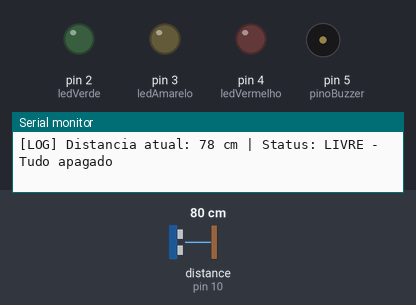
Simulated run of this sketch. Board: Arduino Uno, built with avr-gcc and run on an emulated ATmega328P. Parts: output pins drawn as LEDs (lit = HIGH), buzzer (waves = sounding, pin HIGH), the last lines printed to the serial monitor. Wiring (inferred from the names in the program): ultrasonic range finder: trigger pin 9; echo pin 10. The inputs (shaded band) are chosen by the test bench; at power-on: distance to the obstacle (sensor on pin 10) 80 cm. The echo pulse lasts 58.3 µs per cm; pins used as bus, display or sensor lines are not drawn.

Above: at 1.2 s.
1.3 s: distance to the obstacle (sensor on pin 10) set to 36 cm
4.3 s: distance to the obstacle (sensor on pin 10) set to 30 cm
At 4.8 s:
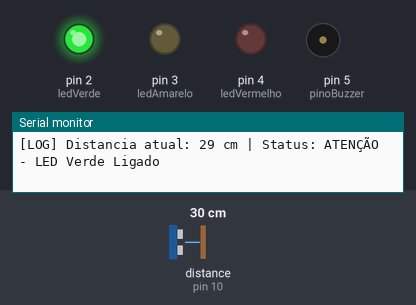
7.3 s: distance to the obstacle (sensor on pin 10) set to 18 cm
10.3 s: distance to the obstacle (sensor on pin 10) set to 15 cm
At 10.5 s:
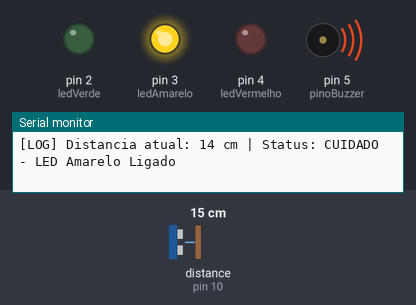
13.3 s: distance to the obstacle (sensor on pin 10) set to 8 cm
16.3 s: distance to the obstacle (sensor on pin 10) set to 5 cm
At 16.45 s:
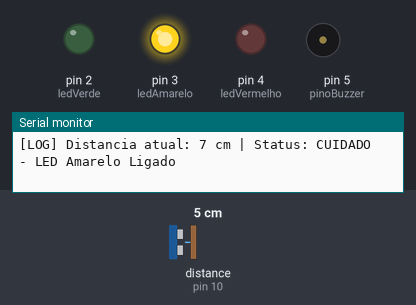
At 17.5 s:
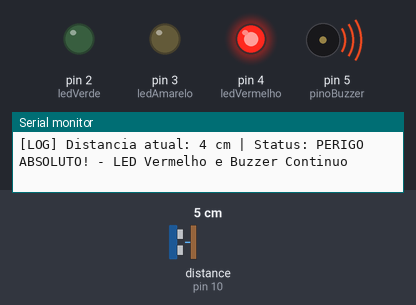
Timing chart, 0 to 19.0 s (numbered marks = the images above; inputs shaded):
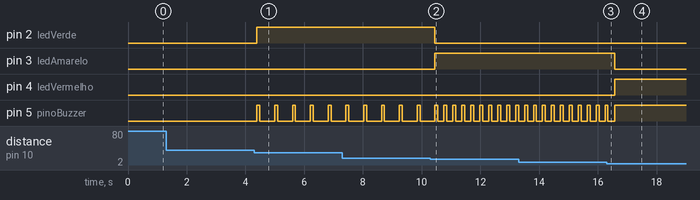

The sketch:

codigo.ino
```cpp
// Definição dos pinos do Sensor Ultrassônico
const int pinoTrig = 9;
const int pinoEcho = 10;

// Definição dos pinos dos LEDs
const int ledVerde   = 2;
const int ledAmarelo = 3;
const int ledVermelho = 4;

// Definição do pino do Buzzer (Som)
const int pinoBuzzer = 5;

// Variáveis para o cálculo da distância
long duracao;
int distancia;

void setup() {
  // Configuração dos pinos do sensor
  pinMode(pinoTrig, OUTPUT);
  pinMode(pinoEcho, INPUT);

  // Configuração dos pinos de saída
  pinMode(ledVerde, OUTPUT);
  pinMode(ledAmarelo, OUTPUT);
  pinMode(ledVermelho, OUTPUT);
  pinMode(pinoBuzzer, OUTPUT);

  // --- INICIALIZAÇÃO DO MONITOR SERIAL ---
  Serial.begin(9600);
  Serial.println("=========================================");
  Serial.println("  SISTEMA INICIALIZADO: SENSOR DE RÉ     ");
  Serial.println("=========================================");
}

void loop() {
  // Limpa o pino Trig
  digitalWrite(pinoTrig, LOW);
  delayMicroseconds(2);

  // Envia um pulso de 10 microssegundos para ativar o sensor
  digitalWrite(pinoTrig, HIGH);
  delayMicroseconds(10);
  digitalWrite(pinoTrig, LOW);

  // Lê o tempo que o eco demorou para voltar
  duracao = pulseIn(pinoEcho, HIGH);

  // Calcula a distância em centímetros
  distancia = duracao * 0.034 / 2;

  // --- ENVIANDO LOGS PARA O MONITOR SERIAL ---
  Serial.print("[LOG] Distancia atual: ");
  Serial.print(distancia);
  Serial.print(" cm | Status: ");

  // --- LÓGICA DO SENSOR DE ESTACIONAMENTO + LOGS ---

  if (distancia > 30 || distancia <= 0) {
    // Caso 1: Muito longe (Mais de 30cm)
    Serial.println("LIVRE - Tudo apagado");
    desligarTudo();
  }
  else if (distancia <= 30 && distancia > 15) {
    // Caso 2: Longe (Entre 16cm e 30cm)
    Serial.println("ATENÇÃO - LED Verde Ligado");
    desligarTudo();
    digitalWrite(ledVerde, HIGH);
    bipar(100, 500); // Bipa por 100ms e espera 500ms
  }
  else if (distancia <= 15 && distancia > 5) {
    // Caso 3: Atenção/Perto (Entre 6cm e 15cm)
    Serial.println("CUIDADO - LED Amarelo Ligado");
    desligarTudo();
    digitalWrite(ledAmarelo, HIGH);
    bipar(100, 200); // Bipa por 100ms e espera 200ms
  }
  else if (distancia <= 5) {
    // Caso 4: Perigo/Muito perto (5cm ou menos)
    Serial.println("PERIGO ABSOLUTO! - LED Vermelho e Buzzer Continuo");
    desligarTudo();
    digitalWrite(ledVermelho, HIGH);
    digitalWrite(pinoBuzzer, HIGH); // Som travado aceso (perigo)
    delay(100);
  }
}

// Função auxiliar para desligar todos os alertas
void desligarTudo() {
  digitalWrite(ledVerde, LOW);
  digitalWrite(ledAmarelo, LOW);
  digitalWrite(ledVermelho, LOW);
  digitalWrite(pinoBuzzer, LOW);
}

// Função auxiliar para fazer o buzzer apitar com intervalos personalizados
void bipar(int tempoAcesdo, int tempoDesligado) {
  digitalWrite(pinoBuzzer, HIGH);
  delay(tempoAcesdo);
  digitalWrite(pinoBuzzer, LOW);
  delay(tempoDesligado);
}
```

Measured:
- the behaviour switches between 32 and 31 cm on distance to the obstacle (sensor on pin 10) (found by bisection; images 0 and 1)
- the behaviour switches between 17 and 16 cm on distance to the obstacle (sensor on pin 10) (found by bisection; images 1 and 2)
- the behaviour switches between 7 and 6 cm on distance to the obstacle (sensor on pin 10) (found by bisection; images 2 and 3)
- after the input at 4.3 s, pin 2 (ledVerde): LOW → HIGH after 0.09 s; pin 5 (pinoBuzzer): alternates HIGH for 0.10 s and LOW for 0.51 s, starting after 0.09 s
- after the input at 10.3 s, pin 2 (ledVerde): HIGH → LOW after 0.15 s; pin 3 (ledAmarelo): LOW → HIGH after 0.15 s; pin 5 (pinoBuzzer): alternates HIGH for 0.10 s and LOW for 0.21 s, starting after 0.46 s
- after the input at 16.3 s, pin 3 (ledAmarelo): HIGH → LOW after 0.27 s; pin 4 (ledVermelho): LOW → HIGH after 0.27 s; pin 5 (pinoBuzzer): goes on until 16.6 s, then stays HIGH
